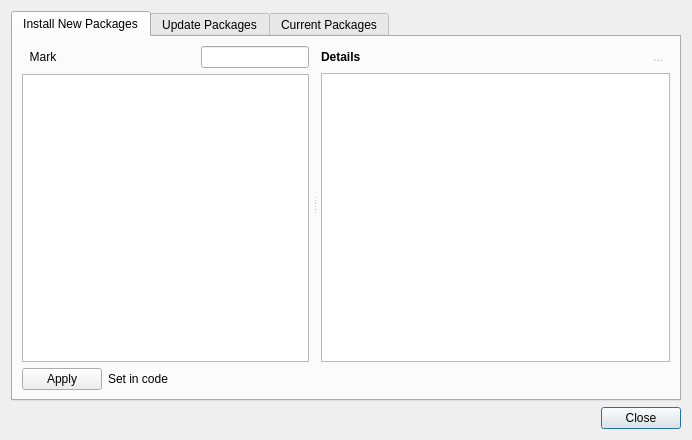
<?xml version="1.0" encoding="UTF-8"?>
<ui version="4.0">
 <class>SaltManagerDialog</class>
 <widget class="QDialog" name="SaltManagerDialog">
  <property name="geometry">
   <rect>
    <x>0</x>
    <y>0</y>
    <width>692</width>
    <height>440</height>
   </rect>
  </property>
  <property name="windowTitle">
   <string>Salt Package Manager</string>
  </property>
  <layout class="QVBoxLayout" name="verticalLayout_2">
   <item>
    <widget class="QTabWidget" name="mode_tab">
     <property name="currentIndex">
      <number>0</number>
     </property>
     <widget class="QWidget" name="tab_2">
      <attribute name="title">
       <string>Install New Packages</string>
      </attribute>
      <layout class="QVBoxLayout" name="verticalLayout_9">
       <item>
        <widget class="QSplitter" name="splitter_new">
         <property name="sizePolicy">
          <sizepolicy hsizetype="Expanding" vsizetype="Preferred">
           <horstretch>0</horstretch>
           <verstretch>1</verstretch>
          </sizepolicy>
         </property>
         <property name="orientation">
          <enum>Qt::Horizontal</enum>
         </property>
         <property name="childrenCollapsible">
          <bool>false</bool>
         </property>
         <widget class="QWidget" name="layoutWidget_2">
          <layout class="QVBoxLayout" name="verticalLayout_7">
           <property name="rightMargin">
            <number>4</number>
           </property>
           <item>
            <widget class="QFrame" name="frame_5">
             <property name="frameShape">
              <enum>QFrame::NoFrame</enum>
             </property>
             <property name="frameShadow">
              <enum>QFrame::Raised</enum>
             </property>
             <layout class="QHBoxLayout" name="horizontalLayout_3">
              <property name="spacing">
               <number>2</number>
              </property>
              <property name="leftMargin">
               <number>0</number>
              </property>
              <property name="topMargin">
               <number>0</number>
              </property>
              <property name="rightMargin">
               <number>0</number>
              </property>
              <property name="bottomMargin">
               <number>0</number>
              </property>
              <item>
               <widget class="QToolButton" name="mark_new_button">
                <property name="toolTip">
                 <string>Mark or unmark for installation</string>
                </property>
                <property name="text">
                 <string>Mark</string>
                </property>
                <property name="icon">
                 <iconset resource="layResources.qrc">
                  <normaloff>:/marked_16px.png</normaloff>:/marked_16px.png</iconset>
                </property>
                <property name="autoRaise">
                 <bool>true</bool>
                </property>
               </widget>
              </item>
              <item>
               <spacer name="horizontalSpacer_3">
                <property name="orientation">
                 <enum>Qt::Horizontal</enum>
                </property>
                <property name="sizeHint" stdset="0">
                 <size>
                  <width>126</width>
                  <height>20</height>
                 </size>
                </property>
               </spacer>
              </item>
              <item>
               <widget class="QLabel" name="label_5">
                <property name="text">
                 <string/>
                </property>
                <property name="pixmap">
                 <pixmap resource="layResources.qrc">:/find_16px.png</pixmap>
                </property>
               </widget>
              </item>
              <item>
               <widget class="lay::DecoratedLineEdit" name="search_new_edit">
                <property name="sizePolicy">
                 <sizepolicy hsizetype="Fixed" vsizetype="Fixed">
                  <horstretch>0</horstretch>
                  <verstretch>0</verstretch>
                 </sizepolicy>
                </property>
               </widget>
              </item>
             </layout>
            </widget>
           </item>
           <item>
            <widget class="QFrame" name="frame">
             <property name="frameShape">
              <enum>QFrame::NoFrame</enum>
             </property>
             <property name="frameShadow">
              <enum>QFrame::Raised</enum>
             </property>
             <layout class="QVBoxLayout" name="verticalLayout_8">
              <property name="leftMargin">
               <number>0</number>
              </property>
              <property name="topMargin">
               <number>0</number>
              </property>
              <property name="rightMargin">
               <number>0</number>
              </property>
              <property name="bottomMargin">
               <number>0</number>
              </property>
              <item>
               <widget class="QListView" name="salt_mine_view_new">
                <property name="focusPolicy">
                 <enum>Qt::WheelFocus</enum>
                </property>
                <property name="alternatingRowColors">
                 <bool>true</bool>
                </property>
                <property name="selectionMode">
                 <enum>QAbstractItemView::ExtendedSelection</enum>
                </property>
                <property name="iconSize">
                 <size>
                  <width>64</width>
                  <height>64</height>
                 </size>
                </property>
                <property name="selectionRectVisible">
                 <bool>false</bool>
                </property>
               </widget>
              </item>
             </layout>
            </widget>
           </item>
          </layout>
         </widget>
         <widget class="QFrame" name="details_new_frame">
          <property name="sizePolicy">
           <sizepolicy hsizetype="Preferred" vsizetype="Preferred">
            <horstretch>1</horstretch>
            <verstretch>0</verstretch>
           </sizepolicy>
          </property>
          <property name="frameShape">
           <enum>QFrame::NoFrame</enum>
          </property>
          <property name="frameShadow">
           <enum>QFrame::Raised</enum>
          </property>
          <layout class="QVBoxLayout" name="verticalLayout_10">
           <property name="leftMargin">
            <number>4</number>
           </property>
           <property name="topMargin">
            <number>0</number>
           </property>
           <property name="rightMargin">
            <number>0</number>
           </property>
           <property name="bottomMargin">
            <number>0</number>
           </property>
           <item>
            <widget class="QFrame" name="frame_4">
             <property name="frameShape">
              <enum>QFrame::NoFrame</enum>
             </property>
             <property name="frameShadow">
              <enum>QFrame::Raised</enum>
             </property>
             <layout class="QHBoxLayout" name="horizontalLayout_2">
              <property name="leftMargin">
               <number>0</number>
              </property>
              <property name="topMargin">
               <number>0</number>
              </property>
              <property name="rightMargin">
               <number>0</number>
              </property>
              <property name="bottomMargin">
               <number>0</number>
              </property>
              <item>
               <widget class="QLabel" name="label_6">
                <property name="font">
                 <font>
                  <weight>75</weight>
                  <bold>true</bold>
                 </font>
                </property>
                <property name="text">
                 <string>Details</string>
                </property>
               </widget>
              </item>
              <item>
               <widget class="QToolButton" name="toolButton">
                <property name="enabled">
                 <bool>false</bool>
                </property>
                <property name="text">
                 <string>...</string>
                </property>
                <property name="icon">
                 <iconset resource="layResources.qrc">
                  <normaloff>:/empty_16px.png</normaloff>:/empty_16px.png</iconset>
                </property>
                <property name="autoRaise">
                 <bool>true</bool>
                </property>
               </widget>
              </item>
             </layout>
            </widget>
           </item>
           <item>
            <widget class="lay::SaltGrainDetailsTextWidget" name="details_new_text">
             <property name="openExternalLinks">
              <bool>true</bool>
             </property>
            </widget>
           </item>
          </layout>
         </widget>
        </widget>
       </item>
       <item>
        <widget class="QFrame" name="frame_6">
         <property name="frameShape">
          <enum>QFrame::NoFrame</enum>
         </property>
         <property name="frameShadow">
          <enum>QFrame::Raised</enum>
         </property>
         <layout class="QHBoxLayout" name="horizontalLayout_4">
          <property name="leftMargin">
           <number>0</number>
          </property>
          <property name="topMargin">
           <number>0</number>
          </property>
          <property name="rightMargin">
           <number>0</number>
          </property>
          <property name="bottomMargin">
           <number>0</number>
          </property>
          <item>
           <widget class="QPushButton" name="apply_new_button">
            <property name="text">
             <string>Apply</string>
            </property>
            <property name="autoDefault">
             <bool>false</bool>
            </property>
            <property name="flat">
             <bool>false</bool>
            </property>
           </widget>
          </item>
          <item>
           <widget class="QLabel" name="apply_label_new">
            <property name="text">
             <string>Set in code</string>
            </property>
           </widget>
          </item>
          <item>
           <spacer name="horizontalSpacer_2">
            <property name="orientation">
             <enum>Qt::Horizontal</enum>
            </property>
            <property name="sizeHint" stdset="0">
             <size>
              <width>563</width>
              <height>20</height>
             </size>
            </property>
           </spacer>
          </item>
         </layout>
        </widget>
       </item>
      </layout>
     </widget>
     <widget class="QWidget" name="tab_3">
      <attribute name="title">
       <string>Update Packages</string>
      </attribute>
      <layout class="QVBoxLayout" name="verticalLayout_14">
       <item>
        <widget class="QSplitter" name="splitter_update">
         <property name="sizePolicy">
          <sizepolicy hsizetype="Expanding" vsizetype="Preferred">
           <horstretch>0</horstretch>
           <verstretch>1</verstretch>
          </sizepolicy>
         </property>
         <property name="orientation">
          <enum>Qt::Horizontal</enum>
         </property>
         <property name="childrenCollapsible">
          <bool>false</bool>
         </property>
         <widget class="QWidget" name="layoutWidget_3">
          <layout class="QVBoxLayout" name="verticalLayout_11">
           <property name="rightMargin">
            <number>4</number>
           </property>
           <item>
            <widget class="QFrame" name="frame_7">
             <property name="frameShape">
              <enum>QFrame::NoFrame</enum>
             </property>
             <property name="frameShadow">
              <enum>QFrame::Raised</enum>
             </property>
             <layout class="QHBoxLayout" name="horizontalLayout_5">
              <property name="spacing">
               <number>2</number>
              </property>
              <property name="leftMargin">
               <number>0</number>
              </property>
              <property name="topMargin">
               <number>0</number>
              </property>
              <property name="rightMargin">
               <number>0</number>
              </property>
              <property name="bottomMargin">
               <number>0</number>
              </property>
              <item>
               <widget class="QToolButton" name="mark_update_button">
                <property name="toolTip">
                 <string>Mark or unmark for installation</string>
                </property>
                <property name="text">
                 <string>Mark</string>
                </property>
                <property name="icon">
                 <iconset resource="layResources.qrc">
                  <normaloff>:/marked_16px.png</normaloff>:/marked_16px.png</iconset>
                </property>
                <property name="autoRaise">
                 <bool>true</bool>
                </property>
               </widget>
              </item>
              <item>
               <spacer name="horizontalSpacer_4">
                <property name="orientation">
                 <enum>Qt::Horizontal</enum>
                </property>
                <property name="sizeHint" stdset="0">
                 <size>
                  <width>126</width>
                  <height>20</height>
                 </size>
                </property>
               </spacer>
              </item>
              <item>
               <widget class="QLabel" name="label_8">
                <property name="text">
                 <string/>
                </property>
                <property name="pixmap">
                 <pixmap resource="layResources.qrc">:/find_16px.png</pixmap>
                </property>
               </widget>
              </item>
              <item>
               <widget class="lay::DecoratedLineEdit" name="search_update_edit">
                <property name="sizePolicy">
                 <sizepolicy hsizetype="Fixed" vsizetype="Fixed">
                  <horstretch>0</horstretch>
                  <verstretch>0</verstretch>
                 </sizepolicy>
                </property>
               </widget>
              </item>
             </layout>
            </widget>
           </item>
           <item>
            <widget class="QFrame" name="frame_8">
             <property name="frameShape">
              <enum>QFrame::NoFrame</enum>
             </property>
             <property name="frameShadow">
              <enum>QFrame::Raised</enum>
             </property>
             <layout class="QVBoxLayout" name="verticalLayout_12">
              <property name="leftMargin">
               <number>0</number>
              </property>
              <property name="topMargin">
               <number>0</number>
              </property>
              <property name="rightMargin">
               <number>0</number>
              </property>
              <property name="bottomMargin">
               <number>0</number>
              </property>
              <item>
               <widget class="QListView" name="salt_mine_view_update">
                <property name="focusPolicy">
                 <enum>Qt::WheelFocus</enum>
                </property>
                <property name="alternatingRowColors">
                 <bool>true</bool>
                </property>
                <property name="selectionMode">
                 <enum>QAbstractItemView::ExtendedSelection</enum>
                </property>
                <property name="iconSize">
                 <size>
                  <width>64</width>
                  <height>64</height>
                 </size>
                </property>
                <property name="selectionRectVisible">
                 <bool>false</bool>
                </property>
               </widget>
              </item>
             </layout>
            </widget>
           </item>
          </layout>
         </widget>
         <widget class="QFrame" name="details_update_frame">
          <property name="sizePolicy">
           <sizepolicy hsizetype="Preferred" vsizetype="Preferred">
            <horstretch>1</horstretch>
            <verstretch>0</verstretch>
           </sizepolicy>
          </property>
          <property name="frameShape">
           <enum>QFrame::NoFrame</enum>
          </property>
          <property name="frameShadow">
           <enum>QFrame::Raised</enum>
          </property>
          <layout class="QVBoxLayout" name="verticalLayout_13">
           <property name="leftMargin">
            <number>4</number>
           </property>
           <property name="topMargin">
            <number>0</number>
           </property>
           <property name="rightMargin">
            <number>0</number>
           </property>
           <property name="bottomMargin">
            <number>0</number>
           </property>
           <item>
            <widget class="QFrame" name="frame_9">
             <property name="frameShape">
              <enum>QFrame::NoFrame</enum>
             </property>
             <property name="frameShadow">
              <enum>QFrame::Raised</enum>
             </property>
             <layout class="QHBoxLayout" name="horizontalLayout_6">
              <property name="leftMargin">
               <number>0</number>
              </property>
              <property name="topMargin">
               <number>0</number>
              </property>
              <property name="rightMargin">
               <number>0</number>
              </property>
              <property name="bottomMargin">
               <number>0</number>
              </property>
              <item>
               <widget class="QLabel" name="label_9">
                <property name="font">
                 <font>
                  <weight>75</weight>
                  <bold>true</bold>
                 </font>
                </property>
                <property name="text">
                 <string>Details</string>
                </property>
               </widget>
              </item>
              <item>
               <widget class="QToolButton" name="toolButton_2">
                <property name="enabled">
                 <bool>false</bool>
                </property>
                <property name="text">
                 <string>...</string>
                </property>
                <property name="icon">
                 <iconset resource="layResources.qrc">
                  <normaloff>:/empty_16px.png</normaloff>:/empty_16px.png</iconset>
                </property>
                <property name="autoRaise">
                 <bool>true</bool>
                </property>
               </widget>
              </item>
             </layout>
            </widget>
           </item>
           <item>
            <widget class="lay::SaltGrainDetailsTextWidget" name="details_update_text">
             <property name="openExternalLinks">
              <bool>true</bool>
             </property>
            </widget>
           </item>
          </layout>
         </widget>
        </widget>
       </item>
       <item>
        <widget class="QFrame" name="frame_10">
         <property name="frameShape">
          <enum>QFrame::NoFrame</enum>
         </property>
         <property name="frameShadow">
          <enum>QFrame::Raised</enum>
         </property>
         <layout class="QHBoxLayout" name="horizontalLayout_7">
          <property name="leftMargin">
           <number>0</number>
          </property>
          <property name="topMargin">
           <number>0</number>
          </property>
          <property name="rightMargin">
           <number>0</number>
          </property>
          <property name="bottomMargin">
           <number>0</number>
          </property>
          <item>
           <widget class="QPushButton" name="apply_update_button">
            <property name="text">
             <string>Apply</string>
            </property>
            <property name="autoDefault">
             <bool>false</bool>
            </property>
            <property name="flat">
             <bool>false</bool>
            </property>
           </widget>
          </item>
          <item>
           <widget class="QLabel" name="apply_label_update">
            <property name="text">
             <string>Set in code</string>
            </property>
           </widget>
          </item>
          <item>
           <spacer name="horizontalSpacer_5">
            <property name="orientation">
             <enum>Qt::Horizontal</enum>
            </property>
            <property name="sizeHint" stdset="0">
             <size>
              <width>563</width>
              <height>20</height>
             </size>
            </property>
           </spacer>
          </item>
         </layout>
        </widget>
       </item>
      </layout>
     </widget>
     <widget class="QWidget" name="tab">
      <attribute name="title">
       <string>Current Packages</string>
      </attribute>
      <layout class="QVBoxLayout" name="verticalLayout_3">
       <item>
        <widget class="QSplitter" name="splitter">
         <property name="sizePolicy">
          <sizepolicy hsizetype="Expanding" vsizetype="Preferred">
           <horstretch>0</horstretch>
           <verstretch>1</verstretch>
          </sizepolicy>
         </property>
         <property name="orientation">
          <enum>Qt::Horizontal</enum>
         </property>
         <property name="childrenCollapsible">
          <bool>false</bool>
         </property>
         <widget class="QWidget" name="layoutWidget">
          <layout class="QVBoxLayout" name="verticalLayout">
           <property name="rightMargin">
            <number>4</number>
           </property>
           <item>
            <widget class="QFrame" name="frame_2">
             <property name="sizePolicy">
              <sizepolicy hsizetype="Preferred" vsizetype="Preferred">
               <horstretch>0</horstretch>
               <verstretch>0</verstretch>
              </sizepolicy>
             </property>
             <property name="frameShape">
              <enum>QFrame::NoFrame</enum>
             </property>
             <property name="frameShadow">
              <enum>QFrame::Raised</enum>
             </property>
             <layout class="QHBoxLayout" name="horizontalLayout">
              <property name="spacing">
               <number>2</number>
              </property>
              <property name="leftMargin">
               <number>0</number>
              </property>
              <property name="topMargin">
               <number>0</number>
              </property>
              <property name="rightMargin">
               <number>0</number>
              </property>
              <property name="bottomMargin">
               <number>0</number>
              </property>
              <item>
               <spacer name="horizontalSpacer">
                <property name="orientation">
                 <enum>Qt::Horizontal</enum>
                </property>
                <property name="sizeHint" stdset="0">
                 <size>
                  <width>50</width>
                  <height>0</height>
                 </size>
                </property>
               </spacer>
              </item>
              <item>
               <widget class="QLabel" name="label_7">
                <property name="text">
                 <string/>
                </property>
                <property name="pixmap">
                 <pixmap resource="layResources.qrc">:/find_16px.png</pixmap>
                </property>
               </widget>
              </item>
              <item>
               <widget class="lay::DecoratedLineEdit" name="search_installed_edit">
                <property name="sizePolicy">
                 <sizepolicy hsizetype="Fixed" vsizetype="Fixed">
                  <horstretch>0</horstretch>
                  <verstretch>0</verstretch>
                 </sizepolicy>
                </property>
               </widget>
              </item>
             </layout>
            </widget>
           </item>
           <item>
            <widget class="QStackedWidget" name="list_stack">
             <property name="sizePolicy">
              <sizepolicy hsizetype="Preferred" vsizetype="Preferred">
               <horstretch>0</horstretch>
               <verstretch>0</verstretch>
              </sizepolicy>
             </property>
             <property name="currentIndex">
              <number>0</number>
             </property>
             <widget class="QWidget" name="page">
              <layout class="QVBoxLayout" name="verticalLayout_4">
               <property name="leftMargin">
                <number>0</number>
               </property>
               <property name="topMargin">
                <number>0</number>
               </property>
               <property name="rightMargin">
                <number>0</number>
               </property>
               <property name="bottomMargin">
                <number>0</number>
               </property>
               <item>
                <widget class="QListView" name="salt_view">
                 <property name="focusPolicy">
                  <enum>Qt::WheelFocus</enum>
                 </property>
                 <property name="alternatingRowColors">
                  <bool>true</bool>
                 </property>
                 <property name="selectionMode">
                  <enum>QAbstractItemView::ExtendedSelection</enum>
                 </property>
                 <property name="iconSize">
                  <size>
                   <width>64</width>
                   <height>64</height>
                  </size>
                 </property>
                 <property name="selectionRectVisible">
                  <bool>false</bool>
                 </property>
                </widget>
               </item>
              </layout>
             </widget>
             <widget class="QWidget" name="page_2">
              <layout class="QVBoxLayout" name="verticalLayout_5">
               <property name="leftMargin">
                <number>0</number>
               </property>
               <property name="topMargin">
                <number>0</number>
               </property>
               <property name="rightMargin">
                <number>0</number>
               </property>
               <property name="bottomMargin">
                <number>0</number>
               </property>
               <item>
                <widget class="QFrame" name="frame_3">
                 <property name="frameShape">
                  <enum>QFrame::StyledPanel</enum>
                 </property>
                 <property name="frameShadow">
                  <enum>QFrame::Raised</enum>
                 </property>
                 <layout class="QVBoxLayout" name="verticalLayout_6">
                  <property name="leftMargin">
                   <number>0</number>
                  </property>
                  <property name="topMargin">
                   <number>0</number>
                  </property>
                  <property name="rightMargin">
                   <number>0</number>
                  </property>
                  <property name="bottomMargin">
                   <number>0</number>
                  </property>
                  <item>
                   <widget class="QScrollArea" name="scrollArea">
                    <property name="frameShape">
                     <enum>QFrame::NoFrame</enum>
                    </property>
                    <property name="widgetResizable">
                     <bool>true</bool>
                    </property>
                    <widget class="QWidget" name="scrollAreaWidgetContents">
                     <property name="geometry">
                      <rect>
                       <x>0</x>
                       <y>0</y>
                       <width>537</width>
                       <height>284</height>
                      </rect>
                     </property>
                     <layout class="QGridLayout" name="gridLayout_2">
                      <item row="3" column="1">
                       <spacer name="verticalSpacer">
                        <property name="orientation">
                         <enum>Qt::Vertical</enum>
                        </property>
                        <property name="sizeHint" stdset="0">
                         <size>
                          <width>20</width>
                          <height>40</height>
                         </size>
                        </property>
                       </spacer>
                      </item>
                      <item row="2" column="0">
                       <widget class="QLabel" name="label_4">
                        <property name="text">
                         <string/>
                        </property>
                        <property name="pixmap">
                         <pixmap resource="layResources.qrc">:/salt.png</pixmap>
                        </property>
                       </widget>
                      </item>
                      <item row="0" column="0" colspan="2">
                       <widget class="QLabel" name="label_3">
                        <property name="sizePolicy">
                         <sizepolicy hsizetype="Preferred" vsizetype="Fixed">
                          <horstretch>0</horstretch>
                          <verstretch>0</verstretch>
                         </sizepolicy>
                        </property>
                        <property name="font">
                         <font>
                          <pointsize>9</pointsize>
                          <weight>50</weight>
                          <bold>false</bold>
                         </font>
                        </property>
                        <property name="text">
                         <string>&lt;h1&gt;Salt Package Manager&lt;/h1&gt;</string>
                        </property>
                       </widget>
                      </item>
                      <item row="2" column="1">
                       <widget class="QLabel" name="label_2">
                        <property name="sizePolicy">
                         <sizepolicy hsizetype="Preferred" vsizetype="Preferred">
                          <horstretch>1</horstretch>
                          <verstretch>0</verstretch>
                         </sizepolicy>
                        </property>
                        <property name="minimumSize">
                         <size>
                          <width>0</width>
                          <height>0</height>
                         </size>
                        </property>
                        <property name="text">
                         <string>&lt;html&gt;&lt;body&gt;&lt;h4&gt;No packages are installed currently.&lt;/h4&gt;&lt;p&gt;Use&lt;br/&gt;
&lt;table&gt;
  &lt;tr&gt;&lt;td&gt;The &quot;Install New Packages&quot; tab to install a package&lt;br/&gt;from an external repository&lt;/td&gt;&lt;/tr&gt;
  &lt;tr&gt;&lt;/tr&gt;
  &lt;tr&gt;&lt;td&gt;The &lt;a href=&quot;:add&quot;&gt;&lt;img src=&quot;:/add_16px.png&quot;&gt;&lt;/a&gt; button to create a new package&lt;/td&gt;&lt;/tr&gt;
&lt;/table&gt;
&lt;/body&gt;&lt;/html&gt;</string>
                        </property>
                        <property name="alignment">
                         <set>Qt::AlignLeading|Qt::AlignLeft|Qt::AlignVCenter</set>
                        </property>
                        <property name="wordWrap">
                         <bool>false</bool>
                        </property>
                       </widget>
                      </item>
                      <item row="1" column="0" colspan="2">
                       <spacer name="verticalSpacer_2">
                        <property name="orientation">
                         <enum>Qt::Vertical</enum>
                        </property>
                        <property name="sizeType">
                         <enum>QSizePolicy::Fixed</enum>
                        </property>
                        <property name="sizeHint" stdset="0">
                         <size>
                          <width>20</width>
                          <height>20</height>
                         </size>
                        </property>
                       </spacer>
                      </item>
                     </layout>
                    </widget>
                   </widget>
                  </item>
                 </layout>
                </widget>
               </item>
              </layout>
             </widget>
            </widget>
           </item>
          </layout>
         </widget>
         <widget class="QFrame" name="details_frame">
          <property name="sizePolicy">
           <sizepolicy hsizetype="Preferred" vsizetype="Preferred">
            <horstretch>1</horstretch>
            <verstretch>0</verstretch>
           </sizepolicy>
          </property>
          <property name="frameShape">
           <enum>QFrame::NoFrame</enum>
          </property>
          <property name="frameShadow">
           <enum>QFrame::Raised</enum>
          </property>
          <layout class="QGridLayout" name="gridLayout">
           <property name="leftMargin">
            <number>4</number>
           </property>
           <property name="topMargin">
            <number>0</number>
           </property>
           <property name="rightMargin">
            <number>0</number>
           </property>
           <property name="bottomMargin">
            <number>0</number>
           </property>
           <item row="0" column="0">
            <widget class="QLabel" name="label">
             <property name="font">
              <font>
               <weight>75</weight>
               <bold>true</bold>
              </font>
             </property>
             <property name="text">
              <string>Details</string>
             </property>
            </widget>
           </item>
           <item row="0" column="1">
            <widget class="QToolButton" name="edit_button">
             <property name="toolTip">
              <string>Edit Package Details</string>
             </property>
             <property name="text">
              <string>Edit</string>
             </property>
             <property name="icon">
              <iconset resource="layResources.qrc">
               <normaloff>:/edit_16px.png</normaloff>:/edit_16px.png</iconset>
             </property>
             <property name="autoRaise">
              <bool>true</bool>
             </property>
            </widget>
           </item>
           <item row="1" column="0" colspan="2">
            <widget class="lay::SaltGrainDetailsTextWidget" name="details_text">
             <property name="openExternalLinks">
              <bool>true</bool>
             </property>
            </widget>
           </item>
          </layout>
         </widget>
        </widget>
       </item>
       <item>
        <widget class="QFrame" name="frame_11">
         <property name="frameShape">
          <enum>QFrame::NoFrame</enum>
         </property>
         <property name="frameShadow">
          <enum>QFrame::Raised</enum>
         </property>
         <layout class="QHBoxLayout" name="horizontalLayout_8">
          <property name="leftMargin">
           <number>0</number>
          </property>
          <property name="topMargin">
           <number>0</number>
          </property>
          <property name="rightMargin">
           <number>0</number>
          </property>
          <property name="bottomMargin">
           <number>0</number>
          </property>
          <item>
           <widget class="QPushButton" name="delete_button">
            <property name="focusPolicy">
             <enum>Qt::NoFocus</enum>
            </property>
            <property name="toolTip">
             <string>Uninstall Package</string>
            </property>
            <property name="text">
             <string>Remove Package</string>
            </property>
            <property name="icon">
             <iconset resource="layResources.qrc">
              <normaloff>:/clear_16px.png</normaloff>:/clear_16px.png</iconset>
            </property>
           </widget>
          </item>
          <item>
           <spacer name="horizontalSpacer_6">
            <property name="orientation">
             <enum>Qt::Horizontal</enum>
            </property>
            <property name="sizeHint" stdset="0">
             <size>
              <width>540</width>
              <height>20</height>
             </size>
            </property>
           </spacer>
          </item>
          <item>
           <widget class="QPushButton" name="create_button">
            <property name="text">
             <string>Create (Edit) Package</string>
            </property>
            <property name="icon">
             <iconset resource="layResources.qrc">
              <normaloff>:/add_16px.png</normaloff>:/add_16px.png</iconset>
            </property>
            <property name="autoDefault">
             <bool>false</bool>
            </property>
           </widget>
          </item>
         </layout>
        </widget>
       </item>
      </layout>
     </widget>
    </widget>
   </item>
   <item>
    <widget class="QDialogButtonBox" name="buttonBox">
     <property name="standardButtons">
      <set>QDialogButtonBox::Close</set>
     </property>
    </widget>
   </item>
  </layout>
  <action name="actionNew">
   <property name="icon">
    <iconset resource="layResources.qrc">
     <normaloff>:/add_16px.png</normaloff>:/add_16px.png</iconset>
   </property>
   <property name="text">
    <string>New</string>
   </property>
   <property name="toolTip">
    <string>New package</string>
   </property>
  </action>
  <action name="actionDelete">
   <property name="icon">
    <iconset resource="layResources.qrc">
     <normaloff>:/clear_16px.png</normaloff>:/clear_16px.png</iconset>
   </property>
   <property name="text">
    <string>Remove Package</string>
   </property>
   <property name="toolTip">
    <string>Remove package</string>
   </property>
  </action>
  <action name="actionUnmarkAllNew">
   <property name="text">
    <string>Unmark all</string>
   </property>
  </action>
  <action name="actionShowMarkedOnlyNew">
   <property name="text">
    <string>Show marked only</string>
   </property>
  </action>
  <action name="actionRefresh">
   <property name="text">
    <string>Refresh</string>
   </property>
   <property name="toolTip">
    <string>Reload package repository</string>
   </property>
  </action>
  <action name="actionShowMarkedOnlyUpdate">
   <property name="text">
    <string>Show marked only</string>
   </property>
  </action>
  <action name="actionUnmarkAllUpdate">
   <property name="text">
    <string>Unmark all</string>
   </property>
  </action>
  <action name="actionMarkNew">
   <property name="text">
    <string>Mark for Installation</string>
   </property>
  </action>
  <action name="actionUnmarkNew">
   <property name="text">
    <string>Unmark</string>
   </property>
  </action>
  <action name="actionMarkForUpdate">
   <property name="text">
    <string>Mark for update</string>
   </property>
  </action>
  <action name="actionUnmarkForUpdate">
   <property name="text">
    <string>Unmark</string>
   </property>
  </action>
  <action name="actionCreatePackage">
   <property name="icon">
    <iconset resource="layResources.qrc">
     <normaloff>:/add_16px.png</normaloff>:/add_16px.png</iconset>
   </property>
   <property name="text">
    <string>Create (edit) package</string>
   </property>
  </action>
  <action name="actionMarkAllUpdate">
   <property name="text">
    <string>Mark all</string>
   </property>
  </action>
  <action name="actionMarkAllNew">
   <property name="text">
    <string>Mark all</string>
   </property>
  </action>
 </widget>
 <customwidgets>
  <customwidget>
   <class>lay::DecoratedLineEdit</class>
   <extends>QLineEdit</extends>
   <header>layWidgets.h</header>
  </customwidget>
  <customwidget>
   <class>lay::SaltGrainDetailsTextWidget</class>
   <extends>QTextBrowser</extends>
   <header>laySaltGrainDetailsTextWidget.h</header>
  </customwidget>
 </customwidgets>
 <tabstops>
  <tabstop>mode_tab</tabstop>
  <tabstop>search_installed_edit</tabstop>
  <tabstop>salt_view</tabstop>
  <tabstop>details_text</tabstop>
  <tabstop>edit_button</tabstop>
  <tabstop>search_new_edit</tabstop>
  <tabstop>mark_new_button</tabstop>
  <tabstop>salt_mine_view_new</tabstop>
  <tabstop>details_new_text</tabstop>
  <tabstop>toolButton</tabstop>
  <tabstop>apply_new_button</tabstop>
  <tabstop>scrollArea</tabstop>
 </tabstops>
 <resources>
  <include location="layResources.qrc"/>
 </resources>
 <connections>
  <connection>
   <sender>buttonBox</sender>
   <signal>clicked(QAbstractButton*)</signal>
   <receiver>SaltManagerDialog</receiver>
   <slot>accept()</slot>
   <hints>
    <hint type="sourcelabel">
     <x>635</x>
     <y>421</y>
    </hint>
    <hint type="destinationlabel">
     <x>653</x>
     <y>432</y>
    </hint>
   </hints>
  </connection>
 </connections>
</ui>
